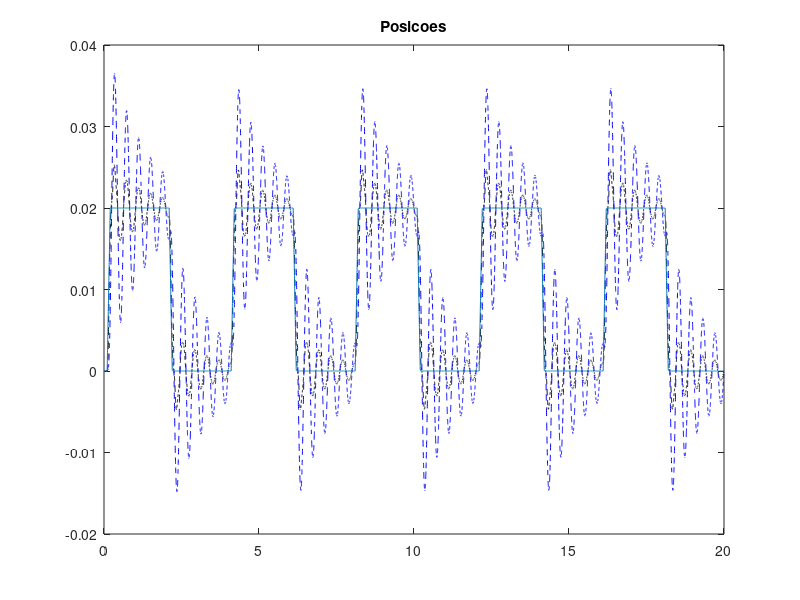
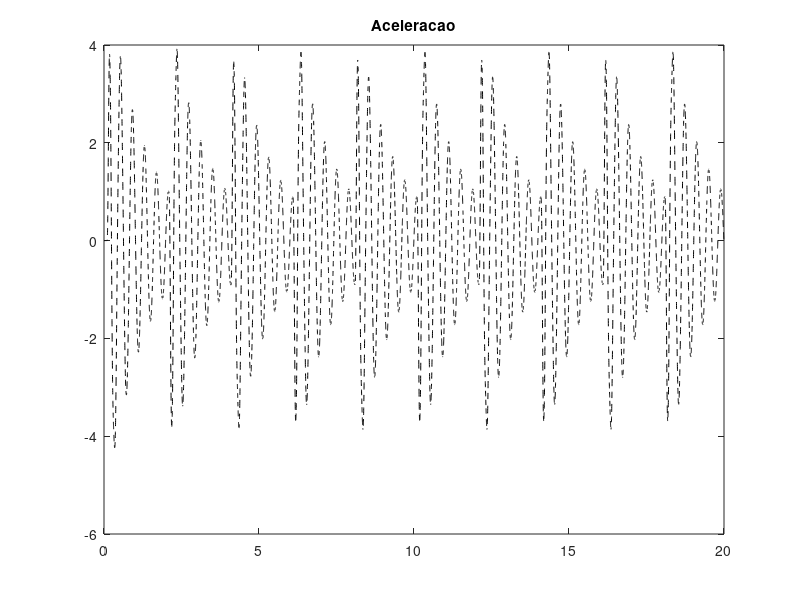

The MATLAB source for these figures, in order: (Note: this script raises an error after producing the figures.)
% SETUP_AS
%
% Laboratório de Controle de Suspensão Ativa:
%
% SETUP_AS define os parâmetros do modelo e configura os parâmetros
% do controlador para o experimento de Suspensão Ativa da Quanser.
%
% Copyright (C) 2013 Quanser Consulting Inc.
% Quanser Consulting Inc.
%

% clear all; close all; clc;

% ############### PARÂMETROS DO MODELO ###############

Ks = 2*450; % Rigidez da Suspensão (N/m) 
Kus = 2*1250; % Rigidez do Pneu (N/m)
Ms = 2.45; % Massa Suspensa (kg) 
Mus = 1; % ou Massa Não Suspensa (kg)
Bs = 7.5;% Coeficiente de Amortecimento Inerente da Suspensão (sec/m)
Bus = 5;% Coeficiente de Amortecimento Inerente do Pneu (sec/m)

%Define os parâmetros do modelo da Suspensão Ativa.
%Esta seção define as matrizes A,B,C e D para o modelo de Suspensão Ativa.

A=[0 1 0 -1
  -Ks/Ms -Bs/Ms 0 Bs/Ms
   0 0 0 1
   Ks/Mus Bs/Mus -Kus/Mus -(Bs+Bus)/Mus];
Bw = [0; 0; -1; Bus/Mus]; % w = [d]'
Bu = [0; 1/Ms; 0; -1/Mus];
Cz = [0 0 0 0; -Ks/Ms -Bs/Ms 0 Bs/Ms];
Cy = [-Ks/Ms -Bs/Ms 0 Bs/Ms];
Dzw =[0; 0];
Dzu =[1; 1/Ms];
Dyw =[0];
Dyu =[1/Ms];

sis_ma = ss(A,Bw,Cz,Dzw);

%% Perfil da Estrada
load Zr; % t e zr
T = 0.001;
t = Zr(:,1);
zr = Zr(:,2);
d = diff([0;zr])/T;

%% Simulação do sistema
[ya t xa]=lsim(sis_ma,d,t);

zusa = xa(:,3)+zr;
zsa = xa(:,1)+zusa;

figure,plot(t,zusa,'k--',t,zsa,'b--',t,zr), title('Posicoes')
figure,plot(t,ya(:,2),'k--'), title('Aceleracao')

%% Atividades
%1
Gc
gczpk
%2
Gz

%3
TS
